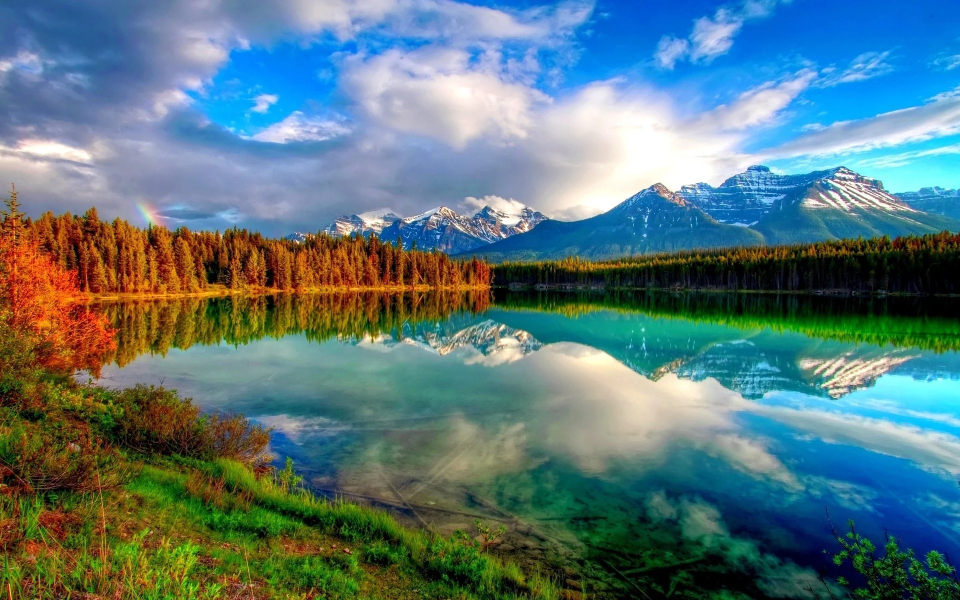
#> input picture K Means Clustering/sample image.webp, 1920 x 1200 px (shown at 1/2 size)
$ jupyter execute KMeansClustering.ipynb
#> lines starting #> are read from the running program, lines starting #| are printed output that depends on the picture
CH.SC.U4CSE24111-DARUNKUMAR J

K Means Clustering Exercise-2

[cell 1]
import numpy as np
import matplotlib.pyplot as plt
from sklearn.cluster import KMeans
from PIL import Image
from google.colab import files

# Upload image
uploaded = files.upload()
#> the answer given: sample image.webp

# Get uploaded filename
image_path = list(uploaded.keys())[0]

# Open image
image = Image.open(image_path)
#> image is the input picture: PIL image 1920x1200 RGB; mean R, G, B 89.9, 119.2, 123.5

# Resize image to 396 x 396
image = image.resize((396, 396))
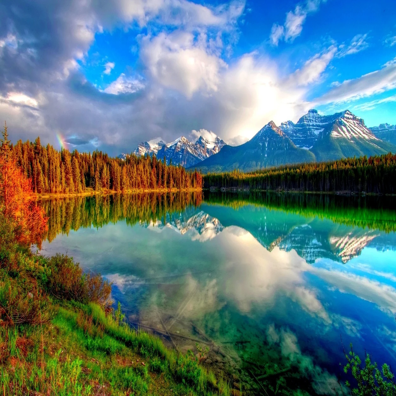
#> image: PIL image 396x396 RGB; mean R, G, B 89.9, 119.2, 123.5

# Convert image to RGB
image = image.convert("RGB")

# Convert image to NumPy array
image_array = np.array(image)

print("Original Image Shape:", image_array.shape)
#| Original Image Shape: (396, 396, 3)

# Reshape image into pixels
pixels = image_array.reshape(-1, 3)

print("Pixel Data Shape:", pixels.shape)
#| Pixel Data Shape: (156816, 3)

# Number of colors
k = 16

# Apply K-Means
kmeans = KMeans(
    n_clusters=k,
    random_state=42,
    n_init=10
)

kmeans.fit(pixels)

# Get cluster centers and labels
colors = kmeans.cluster_centers_
labels = kmeans.labels_

# Replace pixels with cluster-center colors
compressed_pixels = colors[labels]

# Convert to RGB values
compressed_pixels = np.clip(
    compressed_pixels.astype(np.uint8),
    0,
    255
)

# Reshape back into image
compressed_image = compressed_pixels.reshape(396, 396, 3)

# Display images
plt.figure(figsize=(12, 6))

plt.subplot(1, 2, 1)
plt.imshow(image_array)
plt.title("Original Image")
plt.axis("off")

plt.subplot(1, 2, 2)
plt.imshow(compressed_image)
plt.title("K-Means Compressed Image")
plt.axis("off")

plt.show()
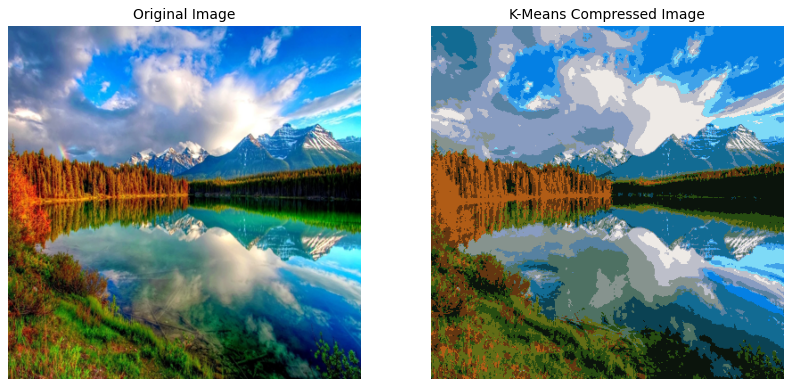
#> figure drawn by matplotlib, 2 panels

# Save compressed image
output_image = Image.fromarray(compressed_image)
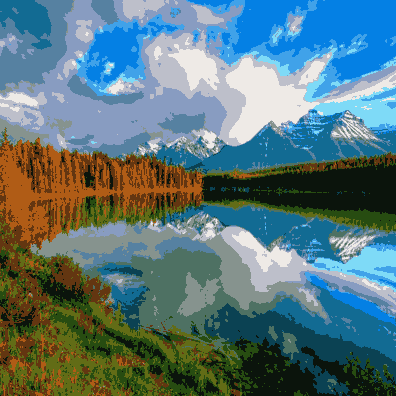
#> output_image: PIL image 396x396 RGB; mean R, G, B 89.3, 118.6, 123
output_image.save("compressed_image.png")

print("Image compression completed!")
print("Original image shape:", image_array.shape)
#| Original image shape: (396, 396, 3)
print("Compressed image shape:", compressed_image.shape)
print("Number of colors used:", k)
print("Compressed image saved as: compressed_image.png")

# Download compressed image
files.download("compressed_image.png")
